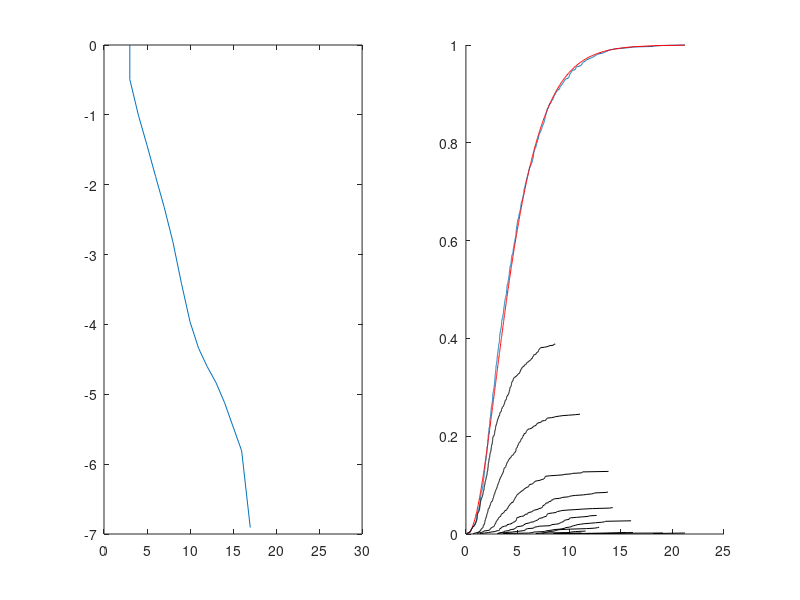

The MATLAB source for this figure:
clc
clear all

M=1000;

minN=3;
meanN=5;
mu=meanN-minN;

lambda=1; %Around 10 cm/s

n=minN+floor(exprnd(mu,M,1));
figure(1)
clf
subplot(1,2,1)
[f,x]=ecdf(n);
plot(x,log(1-f))

Sn2=gamrnd(n,lambda*ones(M,1));
subplot(1,2,2)
hold on
[f,x]=ecdf(Sn2);
plot(x,f)
%hist(Sn2)
p=gamfit(Sn2)
plot(x,gamcdf(x,p(1),p(2)),'r')
a=unique(n);
for k=a'
    i=find(n==k);
    [f,x]=ecdf(Sn2(i));
    plot(x,f/(M/length(i)),'k')
end